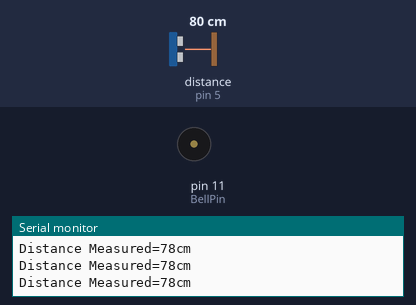
A sketch run on a simulated Arduino Uno, built with avr-gcc and run on an emulated ATmega328P. Parts: buzzer (waves = sounding), the last lines printed to the serial monitor. Wiring (inferred from the names in the program): ultrasonic range finder: trigger pin 3; echo pin 5. The test bench sets the inputs (shaded band); at power-on: distance to the obstacle (sensor on pin 5) 80 cm. The echo pulse lasts 58.3 µs per cm.

Above: at 1.2 s.
1.3 s: distance to the obstacle (sensor on pin 5) set to 24 cm
2.8 s: distance to the obstacle (sensor on pin 5) set to 19 cm
At 3.6 s:
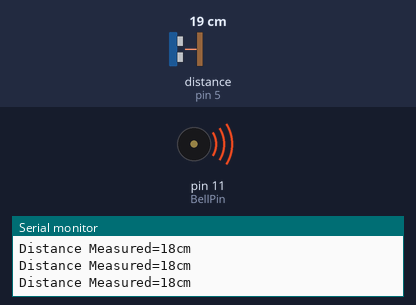
4.3 s: distance to the obstacle (sensor on pin 5) set to 9 cm
Timing chart, 0 to 7.3 s (numbered marks = the images above; inputs shaded):
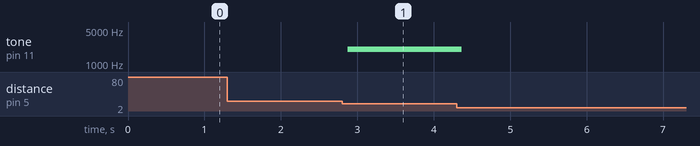

Measured:
- the behaviour switches between 22 and 21 cm on distance to the obstacle (sensor on pin 5) (found by bisection; images 0 and 1)
- after the input at 2.8 s, tone on pin 11 (BellPin): silent → 2017 Hz after 0.08 s

The sketch:

Sieuam.ino
```cpp
// C++ code
const int trigPin = 3;
const int echoPin = 5;
const int BellPin = 11;
long duration;
int distance;

void setup()
{
  pinMode(trigPin, OUTPUT);
  pinMode(echoPin, INPUT);
  pinMode(BellPin, OUTPUT);
  Serial.begin(9600);
}

void loop()
{
  digitalWrite(trigPin, LOW);
  delayMicroseconds(2);
  digitalWrite(trigPin, HIGH);
  delayMicroseconds(10);
  digitalWrite(trigPin, LOW);
  duration = pulseIn(echoPin,HIGH);
  distance = duration * 0.034/2;
  if(distance >= 10 && distance <= 20) {
    for(int x = 0; x < 180; x++) {
      int val = 2000 + 1000 * sin(x * (3.1412/180));
      tone(BellPin, val);
    }
  } else {
    noTone(BellPin);
  }
  Serial.print("Distance Measured=");
  Serial.print(distance);
  Serial.println("cm");
  delay(50);
}
```
